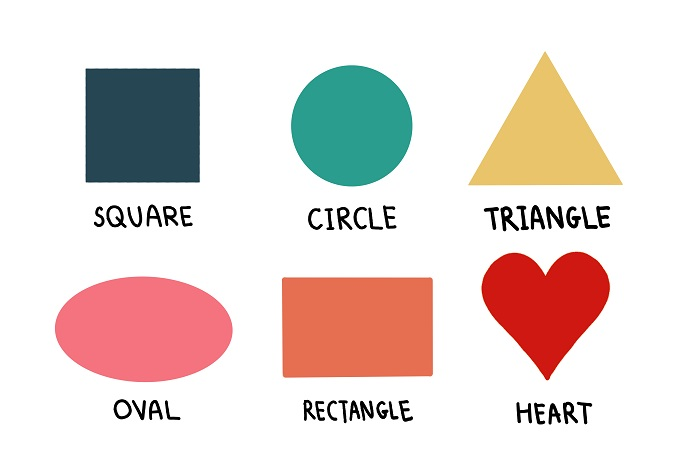
#> input picture test.jpg, 700 x 466 px
$ python main.py
#> lines starting #> are read from the running program, lines starting #| are printed output that depends on the picture; after the words box and inside, x2 and y2 are one past the last pixel; in counts of white or black regions, pixels touching at a corner belong together
import cv2
import matplotlib.pyplot as plt

# Read image
img = cv2.imread('test.jpg')
#> img is the input picture: shape (466, 700, 3); mean B, G, R 214.2, 218.1, 230.9
cv2.imshow('Original', img)
# Change to gray
gray = cv2.cvtColor(img, cv2.COLOR_BGR2GRAY)
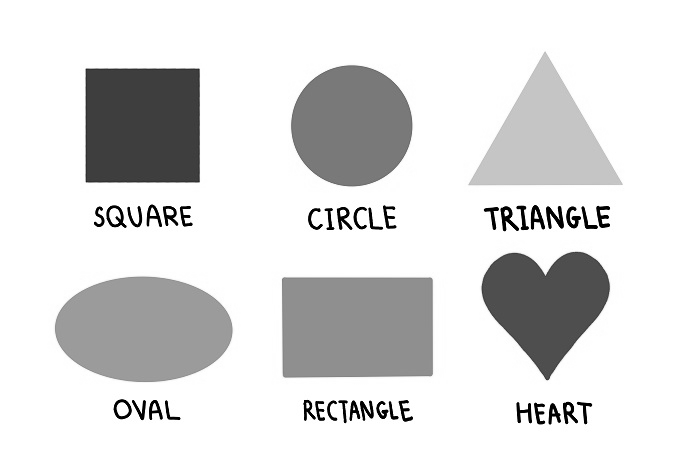
#> gray: shape (466, 700); min 0, max 255, mean 221.5
cv2.imshow('Gray', gray)
# Apply Gaussian Blur
blur = cv2.GaussianBlur(gray, (5,5),0)
cv2.imshow('Blur', blur)
# Apply canny filter
canny = cv2.Canny(blur, 0,200)
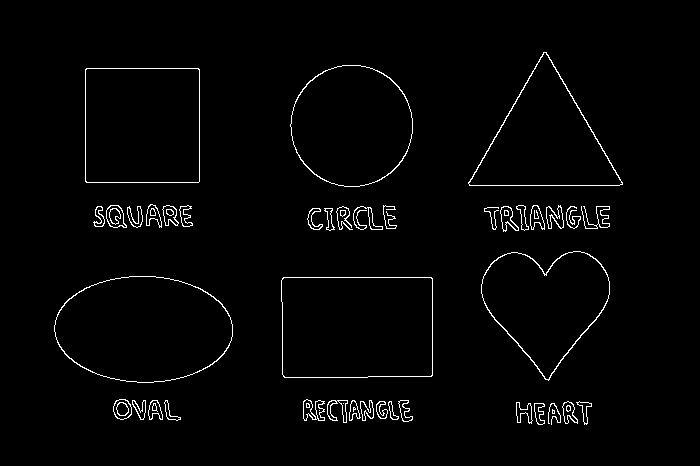
#> canny: shape (466, 700); 1.9% white in thin lines or dots, all inside (x1, y1, x2, y2) = (54, 52, 623, 425)
# Remove titles
canny[190:238,:] = 0
canny[388:,:] = 0
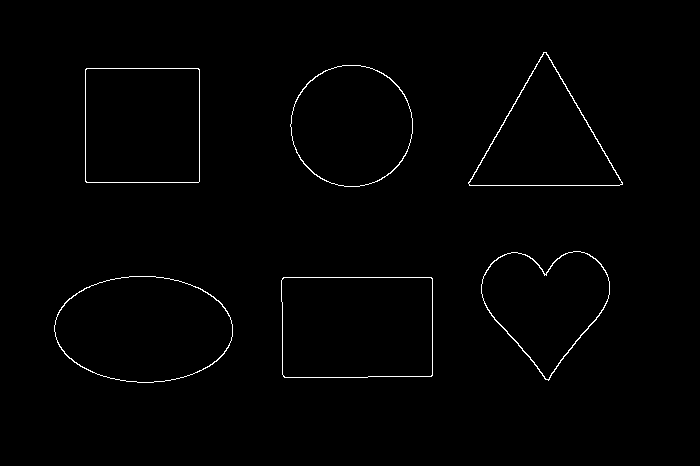
#> canny: shape (466, 700); 0.93% white in thin lines or dots, all inside (x1, y1, x2, y2) = (54, 52, 623, 383)
# plt.imshow(canny)
cv2.imshow('Canny', canny)
# Get contours
contours, hier = cv2.findContours(canny, cv2.RETR_EXTERNAL, cv2.CHAIN_APPROX_SIMPLE)
#> contours = 6 contours; box (x1, y1, x2, y2) and area: (281, 277, 433, 378) 14953, (54, 276, 233, 383) 14840, (85, 68, 200, 183) 12994, (290, 65, 413, 187) 11620, (468, 52, 623, 186) 10574, (481, 251, 610, 381) 10335
# Print len of contours
print(f'Contours found: {len(contours)}')
#| Contours found: 6
# Draw contours on original image
cv2.drawContours(img, contours, -1, (0,255,0),3)
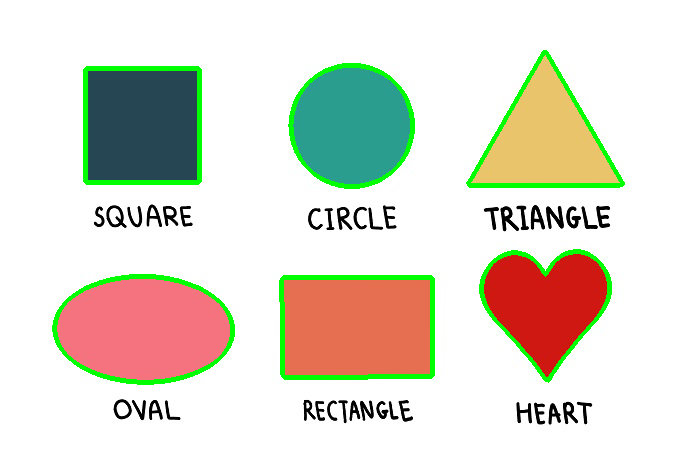
#> img: shape (466, 700, 3); 3.8% of pixels changed, all inside (x1, y1, x2, y2) = (52, 50, 625, 385)
cv2.imshow("With contours", img)

cv2.waitKey(0)
cv2.destroyAllWindows()
